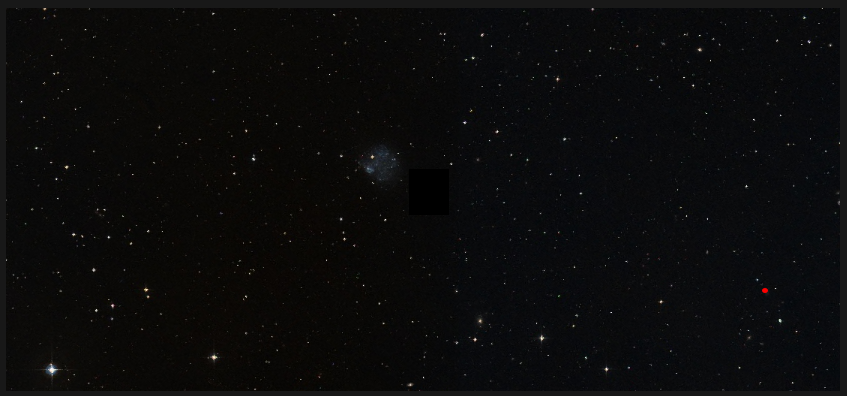
#> input picture sky.png, 847 x 396 px
$ python bright.py
#> lines starting #> are read from the running program, lines starting #| are printed output that depends on the picture; after the words box and inside, x2 and y2 are one past the last pixel; in counts of white or black regions, pixels touching at a corner belong together
import numpy as np
import cv2
import timeit

image = cv2.imread("sky.png")
#> image is the input picture: shape (396, 847, 3); mean B, G, R 11, 10.9, 11
image1 = image.copy()

# Setting a resolution to resize image for faster processing of Kadanes Algo.
res = 200
image = cv2.resize(image, (res, res), interpolation=cv2.INTER_NEAREST)
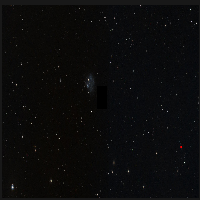
#> image: shape (200, 200, 3); mean B, G, R 11, 10.9, 11

# Grayscaling of Image as Basic image will not be a 2d matrix and grayscaling can help us make it a 2d matrix.
gray1 = cv2.cvtColor(image, cv2.COLOR_BGR2GRAY)

# By default type is int8 which ranges from 0 to 256 so to also have negetive numbers we convert to int 16.
gray1 = gray1.astype(np.int16)

# Using Gaussian blur to smooth the image.
gray1 = cv2.GaussianBlur(gray1, (15, 15), 0)
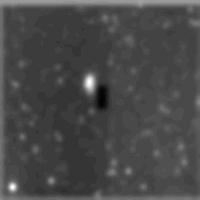
#> gray1: shape (200, 200) int16; min 0, max 38, mean 10.9; drawn with min black and max white

print("Gray-scaled array is", gray1)
#> (printed output is left out)
print("\n Shape is ", gray1.shape)
#|  Shape is  (200, 200)

# Optimizing for beetter results wrt Kadanes Implementaion.
gray1 = gray1 - gray1.max() + 1

print("Final matrix to be passed into Kadanes algo", gray1)
#> (printed output is left out)


def kadaneAlgo(array, start, finish, n):
    Sum = 0
    maxSum = -9999
    finish[0] = -1
    local_start = 0

    for i in range(n):
        Sum += array[i]
        if Sum < 0:
            Sum = 0
            local_start = i + 1
        elif Sum > maxSum:
            maxSum = Sum
            start[0] = local_start
            finish[0] = i

    if finish[0] != -1:
        return maxSum

    maxSum = array[0]
    start[0] = finish[0] = 0

    for i in range(1, n):
        if array[i] > maxSum:
            maxSum = array[i]
            start[0] = finish[0] = i
    return maxSum


def findMaxSum(M):
    global Rightrow, Rightcol, Leftcol, Leftrow, ROW, COL, LeftRight, TopBottom
    maxSum = -9999
    global finalLeft, finalRight, finalTop, finalBottom, left, right
    i = 0

    temp = [None] * ROW
    Sum = 0
    start = [0]
    finish = [0]

    for left in range(COL):
        temp = [0] * ROW
        for right in range(left, COL):
            for i in range(ROW):
                temp[i] += M[i][right]
            Sum = kadaneAlgo(temp, start, finish, ROW)
            if Sum > maxSum:
                maxSum = Sum
                finalLeft = left
                finalRight = right
                finalTop = start[0]
                finalBottom = finish[0]

    Leftrow = finalTop
    Leftcol = finalLeft
    print("(Top, Left)", "(", finalTop, finalLeft, ")")
    Rightrow = finalRight
    Rightcol = finalBottom
    print("(Bottom, Right)", "(", finalBottom, finalRight, ")")
    print("Max sum is:", maxSum)

    print("leftrow", Leftrow)
    print(finalLeft)


ROW = gray1.shape[0]
#> ROW = 200
COL = gray1.shape[1]
#> COL = 200
start = timeit.default_timer()
findMaxSum(gray1)
#| (Top, Left) ( 186 12 )
#| (Bottom, Right) ( 187 12 )
#| Max sum is: 2
#| leftrow 186
#| 12
stop = timeit.default_timer()
print('Time: ', stop - start)

# getting the coordinates of centre of circle.
TopBottom = int((finalBottom + finalTop) / 2)
LeftRight = int((finalLeft + finalRight) / 2)
print("Centre of circle is: ", LeftRight, TopBottom)
#| Centre of circle is:  12 186

# getting the original image to which we want to reapply the ratio.
grayimg = cv2.cvtColor(image1, cv2.COLOR_BGR2GRAY)

# applying ratio to get the image properly with exact coordinates of bright area in main image.
LeftRight = int(grayimg.shape[1] / (res / LeftRight))
TopBottom = int(grayimg.shape[0] / (res / TopBottom))

# Displaying the image with circled bright area.
cv2.circle(image1, (LeftRight, TopBottom), 20, (255, 0, 0), 2)
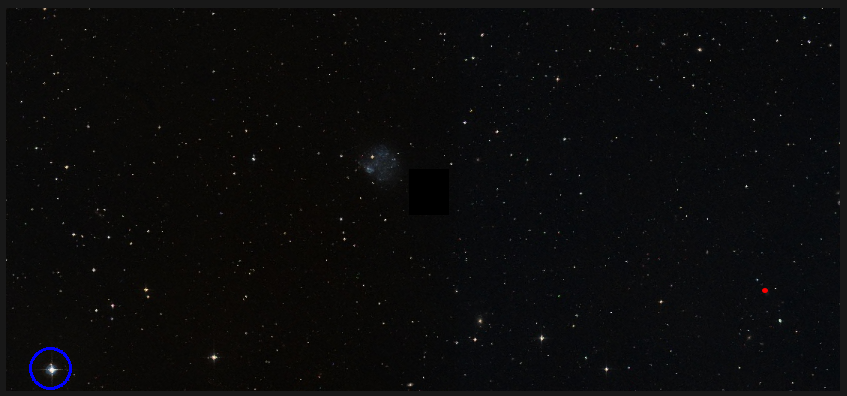
#> image1: shape (396, 847, 3); 0.11% of pixels changed, all inside (x1, y1, x2, y2) = (29, 347, 72, 390)
cv2.imshow("Kadane", image1)
cv2.waitKey(0)
cv2.destroyAllWindows()
